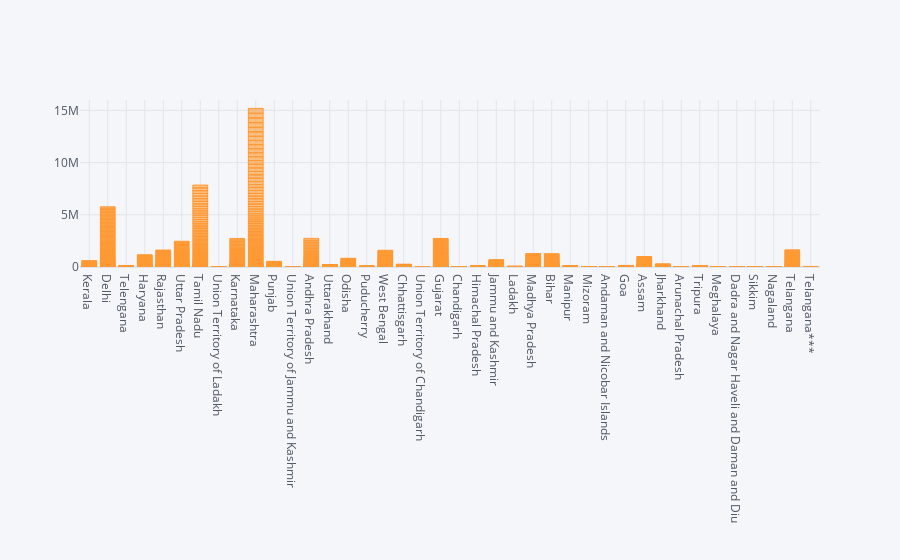

Write notebook code for a chart like this one.
### Code cell
df.plot(kind='bar',x='Name of State / UT',y='Total Confirmed cases')
plt.show()
df.iplot(kind='bar',x='Name of State / UT',y='Total Confirmed cases')

### Figure 1 — Plotly figure (JSON) as saved in the notebook; plotly's stock layout.template omitted (floating-point values rounded to 4 significant figures; data arrays with more than 128 entries replaced by an {"elided": "..."} marker saying what was removed)
{"data": [{"marker": {"color": "rgba(255, 153, 51, 0.6)", "line": {"color": "rgba(255, 153, 51, 1.0)", "width": 1}}, "name": "Total Confirmed cases", "orientation": "v", "text": "", "type": "bar", "x": {"elided": "4692 str values"}, "y": {"elided": "4692 int values"}}], "layout": {"legend": {"bgcolor": "#F5F6F9", "font": {"color": "#4D5663"}}, "paper_bgcolor": "#F5F6F9", "plot_bgcolor": "#F5F6F9", "title": {"font": {"color": "#4D5663"}}, "xaxis": {"gridcolor": "#E1E5ED", "showgrid": true, "tickfont": {"color": "#4D5663"}, "title": {"font": {"color": "#4D5663"}, "text": ""}, "zerolinecolor": "#E1E5ED"}, "yaxis": {"gridcolor": "#E1E5ED", "showgrid": true, "tickfont": {"color": "#4D5663"}, "title": {"font": {"color": "#4D5663"}, "text": ""}, "zerolinecolor": "#E1E5ED"}}}
